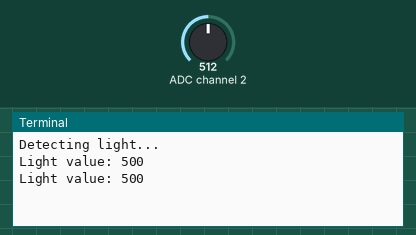
Simulated run of this program. Board: Raspberry Pi (BCM pin numbers) with a Grove Base HAT. Shown: the last lines printed to the terminal. Inputs (shaded band) come from the test bench; at power-on: ADC channel 2 = 512 (analog values on the 0–1023 scale).

Above: at 1.2 s.
1.3 s: ADC channel 2 set to 716
At 2.5 s:
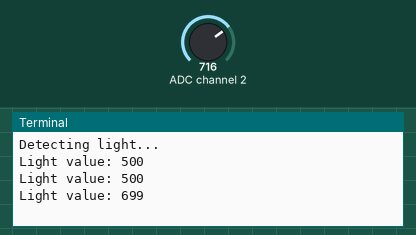
2.8 s: ADC channel 2 set to 900
At 3.8 s:
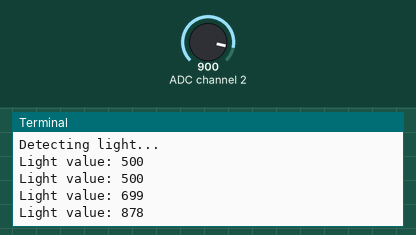
Timing chart, 0 to 5.8 s (numbered marks = the images above; inputs shaded):
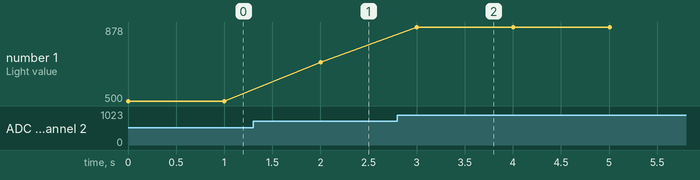

Measured:
- after the input at 1.3 s, the terminal: prints a new line after 0.70 s (image 1)
- after the input at 2.8 s, the terminal: prints a new line after 0.20 s (image 2)
- plotted number 1: 500 → 699 after the input at 1.3 s, 699 → 878 after the input at 2.8 s

The program:

light_sensor.py
```python
import time
from grove.grove_light_sensor_v1_2 import GroveLightSensor

# connect to alalog pin 2(slot A2)
pin = 2
sensor = GroveLightSensor(pin)
print('Detecting light...')

while True:
    print('Light value: {0}'.format(sensor.light))
    time.sleep(1)
```
